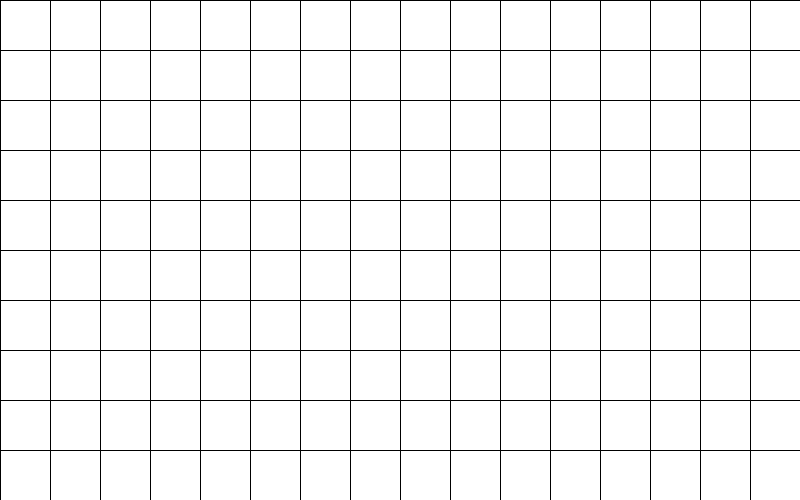
Frame 1 (no input)
Frame 60 (the mouse pressed at the canvas centre just before this capture): identical to frame 1, image omitted
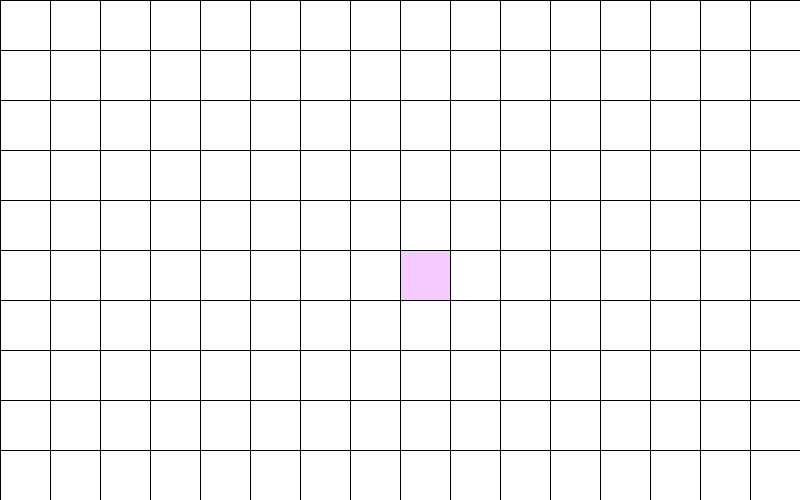
Frame 120 (the mouse held since frame 60 and released just before this capture)

The Processing sketch that drew these frames (run headless with seeded random() and noise(); from frame 60 on, the mouse is pressed at the canvas centre):

// Processing sketch: week06_1
// ── week06_1.pde
// week06-1 好玩的程式設計
// File-Preference偏好設定,字型放大, 接續上週的 week05-5
int [][] b = new int[10][16]; // Java 的 2D陣列
void setup() {
  size(800, 500); // 視窗大小 800 x 500
}
void draw() {
  background(255); // 背景白色
  for (int i=0; i<10; i++) { // 左手 i 的 for(迴圈) 對應 y 座標
    for (int j=0; j<16; j++) { // 右手 j 的 for(迴圈) 對應 x 座標
      if (b[i][j]==1) fill(#F5CBFF); // 如果陣列有1,就放淡紫色
      else fill(255); // 否則, 就放白色
      rect( j*50, i*50, 50, 50); // 小格子 (右手j對應x座標, 左手i對應y座標, 寬,高)
    }
  }
}
void mousePressed() {
  int i = mouseY / 50, j = mouseX / 50; //左手i對應y座標, 右手j對應x座標 
  b[i][j] = 1; // 設成1, 等一下會畫紫色
}
